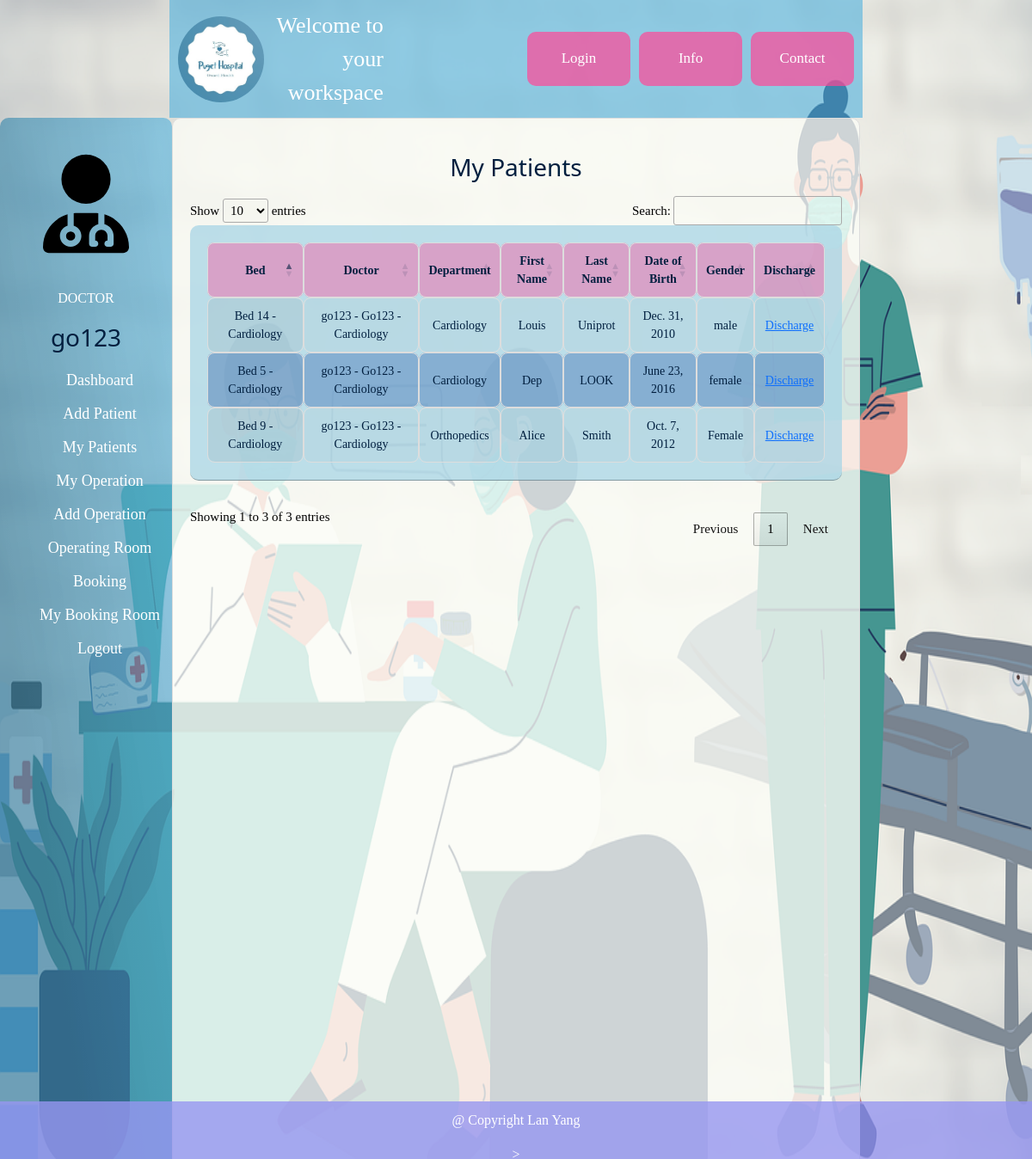
/doctor_workspace/patients/ (signed in), run on the app's committed database.
### inpatientsystemApp/models.py (models this page shows, shortened)
class Patient(models.Model):
    id_patient = models.AutoField(primary_key=True, verbose_name="Patient ID")
    id_bed = models.ForeignKey('Bed', on_delete=models.SET_NULL, null=True)
    id_doctor = models.ForeignKey('Doctor', on_delete=models.SET_NULL, null=True)
    id_department = models.ForeignKey(Department, on_delete=models.SET_NULL, null=True)
    first_name = models.CharField(max_length=50)
    last_name = models.CharField(max_length=50)
    date_of_birth = models.DateField()
    patient_department = models.CharField(max_length=50)
    gender_patient = models.CharField(max_length=10)

class Bed(models.Model):
    id_bed = models.AutoField(primary_key=True, verbose_name="Bed ID")
    id_patient = models.ForeignKey(Patient, on_delete=models.SET_NULL, null=True)
    id_department = models.ForeignKey(Department, on_delete=models.SET_NULL, null=True)
    bed_department = models.CharField(max_length=50)
    def __str__(self):
        return f"Bed {self.id_bed} - {self.bed_department}"

class Doctor(models.Model):
    id_doctor = models.AutoField(primary_key=True)
    name_department = models.ForeignKey(Department, on_delete=models.CASCADE, to_field='name_department')
    first_name = models.CharField(max_length=50)
    last_name = models.CharField(max_length=50)
    email = models.CharField(max_length=50, null=True)
    description_doctor = models.TextField()
    profile_pic = models.ImageField(upload_to='doctor_profile_pic/', null=True, blank=True)
    user = models.OneToOneField(User, on_delete=models.CASCADE, related_name='doctor', null=True, blank=True)
    def __str__(self):
        return f'{self.first_name} - {self.last_name} - {self.name_department}'

class Department(models.Model):
    id_department = models.AutoField(primary_key=True)
    name_department = models.CharField(max_length=50, unique=True)
    def __str__(self):
        return self.name_department

### inpatientsystemApp/views.py (the view)
# urls.py: path('doctor_workspace/patients/', views.my_patients, name='patients'),
def my_patients(request, ):
    current_doctor = request.user.doctor
    current_doctor_id = current_doctor.id_doctor
    doctor_patients = Patient.objects.filter(id_doctor=current_doctor_id).select_related('id_doctor', 'id_bed')
    patients = list(doctor_patients)
    return render(request, "my_patients.html", {"patients": patients})

### inpatientsystemApp/templates/my_patients.html (shortened to what this page needs)
{% extends 'doctor_workspace.html' %}
{% block content %}
    {% load static %}
    <link rel="stylesheet" type="text/css" href="{% static 'css/styles.css' %}">
    <link rel="stylesheet" href="https://cdn.datatables.net/1.13.7/css/jquery.dataTables.min.css"/>
    <div class="container-fluid">
        <div class="row">
            <div class="col-md-2" style="background-color: rgba(83, 178, 221, 0.62); border-radius: 10px; background-image: linear-gradient(
                to top right,
                rgba(0, 0, 0, 0.2),
                rgba(0, 0, 0, 0.2) 30%,
                rgba(0, 0, 0, 0)); height: 100vh;">
                <nav class="menu" tabindex="0">
                    <header class="avatar">
                        <img src="{% static "media/images/user-doctor-solid.svg" %}"/>
                        <h6>DOCTOR</h6>
                        <h2>{{ request.user.first_name }}</h2>
                    </header>
                    <ul>
                        <a style="color:white; text-decoration:none;font-size: 18px"
                           href="{% url 'doctor_workspace' %}"><span>Dashboard</span></a> <br>
                        <a style="color:white; text-decoration:none;font-size: 18px"
                           href="{% url 'add_patient' %}"><span>Add Patient</span></a><br>
                        <a style="color:white; text-decoration:none;font-size: 18px"
                           href="{% url 'patients' %}"><span>My Patients</span></a><br>
                        <a style="color:white; text-decoration:none;font-size: 18px"
                           href="{% url 'my_operation' %}"><span>My Operation</span></a><br>
                        <a style="color:white; text-decoration:none;font-size: 18px"
                           href="{% url 'add_operation' %}"><span>Add Operation</span></a><br>
                        <a style="color:white; text-decoration:none;font-size: 18px"
                           href="{% url 'operating_room_booking' %}"><span>Operating Room Booking</span></a><br>
                        <a style="color:white; text-decoration:none;font-size: 18px"
                           href="{% url 'my_booking_room' %}"><span>My Booking Room</span></a><br>
                        <a style="color:white; text-decoration:none; font-size: 18px"
                           href="{% url 'doctor_logout' %}"><span>Logout</span></a><br>
                    </ul>
                </nav>
            </div>
            <div class="col-md-8">
                <h2>My Patients</h2>
                <table id="Patient_Table" class="display">
                    <thead>
                    <tr>
                        <th>Bed</th>
                        <th>Doctor</th>
                        <th>Department</th>
                        <th>First Name</th>
                        <th>Last Name</th>
                        <th>Date of Birth</th>
                        <th>Gender</th>
                         <th>Discharge</th>
                    </tr>
                    </thead>
                    <tbody>
                    {% for patient in patients %}
                        <tr>
                            <td>{{ patient.id_bed }}</td>
                            <td>{{ patient.id_doctor }}</td>
                            <td>{{ patient.patient_department }}</td>
                            <td>{{ patient.first_name }}</td>
                            <td>{{ patient.last_name }}</td>
                            <td>{{ patient.date_of_birth }}</td>
                            <td>{{ patient.gender_patient }}</td>
                        <td><a href="#" class="discharge-link"
                                           data-patient-id="{{ patient.id_patient }}"
                                           data-first-name="{{ patient.first_name }}"
                                           data-last-name="{{ patient.last_name }}">Discharge</a></td>
                        </tr>
                    {% endfor %}
                    </tbody>
                </table>
            </div>
        </div>
    </div>
{% endblock %}

### inpatientsystemApp/static/css/style_calender.css (style rules this page uses)
:root { --dark-text: #f8fbff; --light-body: #f3f8fe; --light-main: #fdfdfd; --light-second: #c3c2c8; --light-hover: #f0f0f0; --light-text: #151426; --light-btn: #9796f0; --blue: #0000ff; --white: #fff; --shadow: rgba(100, 100, 111, 0.2) 0px 7px 29px 0px; --font-family: consolas; }
* { padding: 0; margin: 0; box-sizing: border-box; }
html, body { place-items: center; font-family: var(--font-family); background:linear-gradient(to right, #9796f0, #fbc7d4); overflow: hidden; }

### inpatientsystemApp/static/css/styles.css (style rules this page uses)
body { color: #ffffff; font-size: 26px; font-family: serif, "Harlow Solid Italic"; text-align: center; line-height: 1.5; max-width: 100%; margin: 0 auto; padding: 0; height: 100vh; background-size: 100% 100%; max-height: 100vh; overflow-y: auto; }
img { width : 100px; height : 200px; max-width : 100px; max-height : 200px; }
a { width: auto; max-width: 70%; margin: 0 auto; margin-top: 10px; }

### inpatientsystemApp/templates/my_patients.html (style rules this page uses)
h2 { font-family: 'Segoe UI', Tahoma, Geneva, Verdana, sans-serif; color: #001F3F; font-size: 28px; margin-bottom: 10px; margin-top: 20px; }
.col-md-8 { text-align: center; background-color: rgba(251, 252, 245, 0.8); padding: 20px; border: 1px solid #ddd; border-radius: 10px; }
#Patient_Table { width: 100%; margin: 20px auto; background-color: rgba(173, 216, 230, 0.8); border-radius: 10px; padding: 20px; }
#Patient_Table th, #Patient_Table td { text-align: center; color: #001F3F; border: 1px solid #ddd; padding: 10px; border-radius: 8px; font-size: 14px; }
#Patient_Table tbody tr:nth-child(even) { background-color: rgba(35, 91, 169, 0.35); }
#Patient_Table thead { background-color: rgba(255, 70, 150, 0.4); border-radius: 8px; }

### data on the page
Patient: id_bed "Bed 9 - Cardiology", id_doctor "go123 - Go123 - Cardiology", patient_department "Orthopedics", first_name "Alice", last_name "Smith", date_of_birth "Oct. 7, 2012", gender_patient "Female"
Patient: id_bed "Bed 5 - Cardiology", id_doctor "go123 - Go123 - Cardiology", patient_department "Cardiology", first_name "Dep", last_name "LOOK", date_of_birth "June 23, 2016", gender_patient "female"
Patient: id_bed "Bed 14 - Cardiology", id_doctor "go123 - Go123 - Cardiology", patient_department "Cardiology", first_name "Louis", last_name "Uniprot", date_of_birth "Dec. 31, 2010", gender_patient "male"

### other printed values
{{ request.user.first_name }} "go123"
